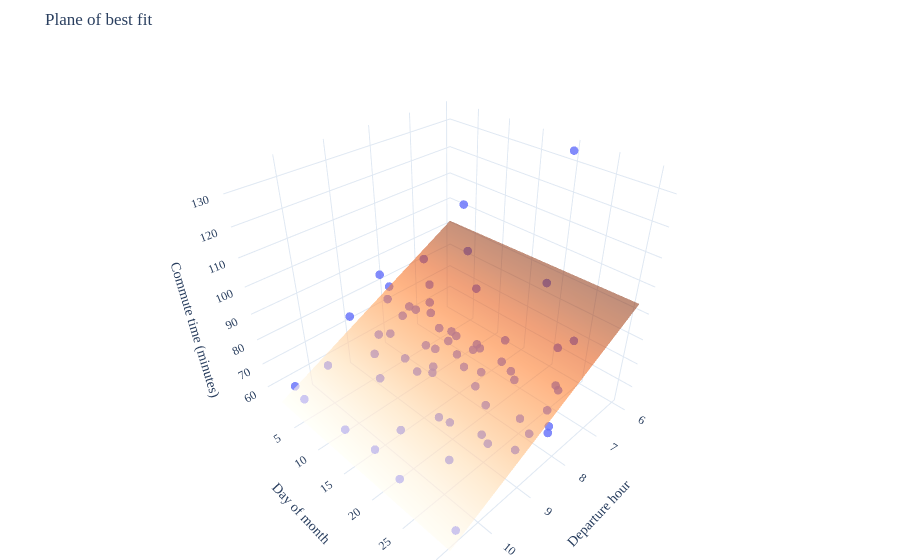

Notebook source saved alongside this figure:
### Code cell
departure_grid = np.linspace(df['departure_hour'].min(), df['departure_hour'].max(), 25)
day_grid = np.linspace(df['day_of_month'].min(), df['day_of_month'].max(), 25)
departure_mesh, day_mesh = np.meshgrid(departure_grid, day_grid)

prediction_grid = pd.DataFrame({
    'departure_hour': departure_mesh.ravel(),
    'day_of_month': day_mesh.ravel(),
})
minute_mesh = model_multiple.predict(prediction_grid).reshape(departure_mesh.shape)

fig = go.Figure()
fig.add_trace(go.Scatter3d(
    x=df['departure_hour'],
    y=df['day_of_month'],
    z=df['minutes'],
    mode='markers',
    name='Observed commutes',
    marker={'size': 5, 'opacity': 0.8},
))
fig.add_trace(go.Surface(
    x=departure_mesh,
    y=day_mesh,
    z=minute_mesh,
    name='Plane of best fit',
    colorscale='Oranges',
    opacity=0.55,
    showscale=False,
))
fig.update_layout(
    title='Plane of best fit',
    scene={
        'xaxis_title': 'Departure hour',
        'yaxis_title': 'Day of month',
        'zaxis_title': 'Commute time (minutes)',
    },
    margin={'l': 0, 'r': 0, 'b': 0, 't': 50},
)
fig

### Figure 1 — Plotly figure (JSON) as saved in the notebook; plotly's stock layout.template omitted (floating-point values rounded to 4 significant figures; data arrays with more than 128 entries replaced by an {"elided": "..."} marker saying what was removed)
{"data": [{"marker": {"opacity": 0.8, "size": 5}, "mode": "markers", "name": "Observed commutes", "type": "scatter3d", "x": [10.82, 7.75, 8.45, 7.133, 9.15, 8.167, 9.2, 6.05, 8.217, 9.283, 8.033, 9.517, 7.967, 9.883, 7.9, 7.85, 7.933, 7.95, 8.55, 8.433, 9.75, 8.617, 8.467, 10.47, 8.233, 8.483, 7.967, 8.25, 7.833, 8.4, 8.9, 10.53, 10.57, 10.78, 9.133, 7.95, 8.317, 8.433, 8.4, 8.95, 8.583, 8.75, 9.733, 8.717, 10.58, 9.55, 9.083, 7.833, 8.8, 8.983, 6.133, 6.45, 7.75, 8.217, 7.783, 8.083, 7.683, 7.467, 7.6, 7.767, 7.517, 7.55, 7.583, 7.45, 7.6], "y": [15, 16, 22, 23, 30, 14, 19, 20, 26, 27, 6, 11, 17, 25, 1, 28, 29, 18, 19, 21, 2, 9, 12, 17, 30, 31, 1, 2, 3, 20, 28, 30, 4, 5, 7, 11, 12, 13, 2, 9, 11, 15, 16, 18, 22, 23, 25, 29, 30, 1, 5, 6, 8, 12, 13, 15, 16, 19, 20, 22, 27, 29, 4, 5, 7], "z": [68.0, 94.0, 63.0, 100.0, 69.0, 74.0, 61.0, 134.0, 62.0, 67.0, 76.0, 67.0, 73.0, 64.0, 77.0, 65.0, 78.0, 75.0, 75.0, 75.0, 60.0, 63.0, 72.0, 59.0, 64.0, 72.0, 72.0, 86.0, 66.0, 67.0, 89.0, 56.0, 57.0, 67.0, 67.0, 73.0, 84.0, 64.0, 61.0, 77.0, 60.0, 68.0, 56.0, 89.0, 59.0, 71.0, 64.0, 75.0, 71.0, 73.0, 84.0, 106.0, 78.0, 68.0, 71.0, 69.0, 71.0, 66.0, 78.0, 70.0, 85.0, 91.0, 68.0, 90.0, 83.0]}, {"colorscale": [[0, "rgb(255,245,235)"], [0.125, "rgb(254,230,206)"], [0.25, "rgb(253,208,162)"], [0.375, "rgb(253,174,107)"], [0.5, "rgb(253,141,60)"], [0.625, "rgb(241,105,19)"], [0.75, "rgb(217,72,1)"], [0.875, "rgb(166,54,3)"], [1, "rgb(127,39,4)"]], "name": "Plane of best fit", "opacity": 0.55, "showscale": false, "type": "surface", "x": {"elided": "25x25 float values"}, "y": {"elided": "25x25 float values"}, "z": {"elided": "25x25 float values"}}], "layout": {"margin": {"b": 0, "l": 0, "r": 0, "t": 50}, "scene": {"xaxis": {"title": {"text": "Departure hour"}}, "yaxis": {"title": {"text": "Day of month"}}, "zaxis": {"title": {"text": "Commute time (minutes)"}}}, "title": {"text": "Plane of best fit"}}}
